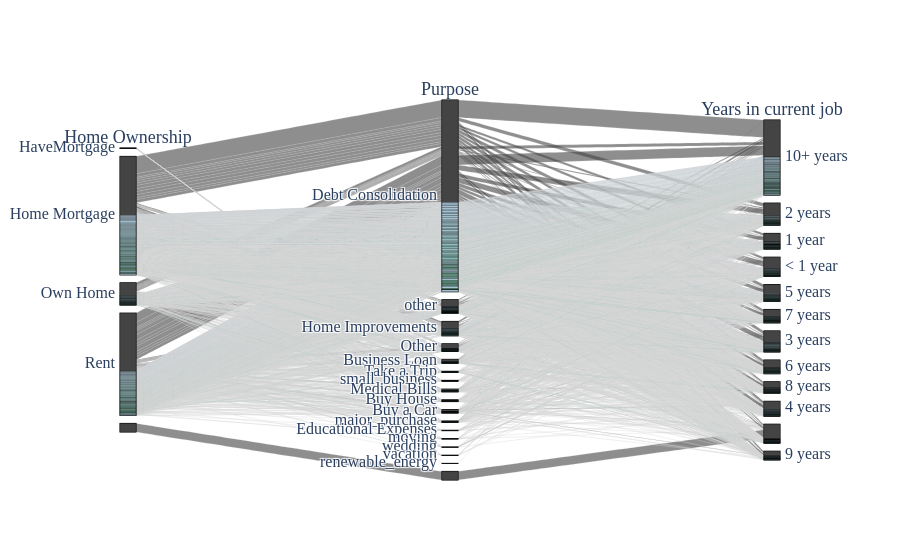

The notebook cell this image was saved under:
### Markdown cell above
Parallel Category Graph

### Code cell
import plotly.graph_objects as go
import pandas as pd



# Create dimensions
ho_dim = go.parcats.Dimension(
    values=df5['Home Ownership'],
    categoryorder='category ascending', label="Home Ownership"
)

purpose_dim = go.parcats.Dimension(values=df5.Purpose, label="Purpose")

years_dim = go.parcats.Dimension(
    values=df5['Years in current job'], label="Years in current job"
)

# Create parcats trace
color = df5['Months since last delinquent']
colorscale = [[0, 'lightsteelblue'], [1, 'mediumseagreen']]

fig = go.Figure(data = [go.Parcats(dimensions=[ho_dim, purpose_dim, years_dim],
        line={'color': color, 'colorscale': colorscale},
        hoveron='color', hoverinfo='count+probability',
        labelfont={'size': 18, 'family': 'Times'},
        tickfont={'size': 16, 'family': 'Times'},
        arrangement='freeform')])

fig.show()

### Figure 1 — Plotly figure (JSON) as saved in the notebook; plotly's stock layout.template omitted (floating-point values rounded to 4 significant figures; data arrays with more than 128 entries replaced by an {"elided": "..."} marker saying what was removed)
{"data": [{"arrangement": "freeform", "dimensions": [{"categoryorder": "category ascending", "label": "Home Ownership", "values": {"elided": "10353 str values"}}, {"label": "Purpose", "values": {"elided": "10353 str values"}}, {"label": "Years in current job", "values": {"elided": "10353 str values"}}], "hoverinfo": "count+probability", "hoveron": "color", "labelfont": {"family": "Times", "size": 18}, "line": {"color": {"elided": "10353 int values"}, "colorscale": [[0, "lightsteelblue"], [1, "mediumseagreen"]]}, "tickfont": {"family": "Times", "size": 16}, "type": "parcats"}], "layout": {}}
